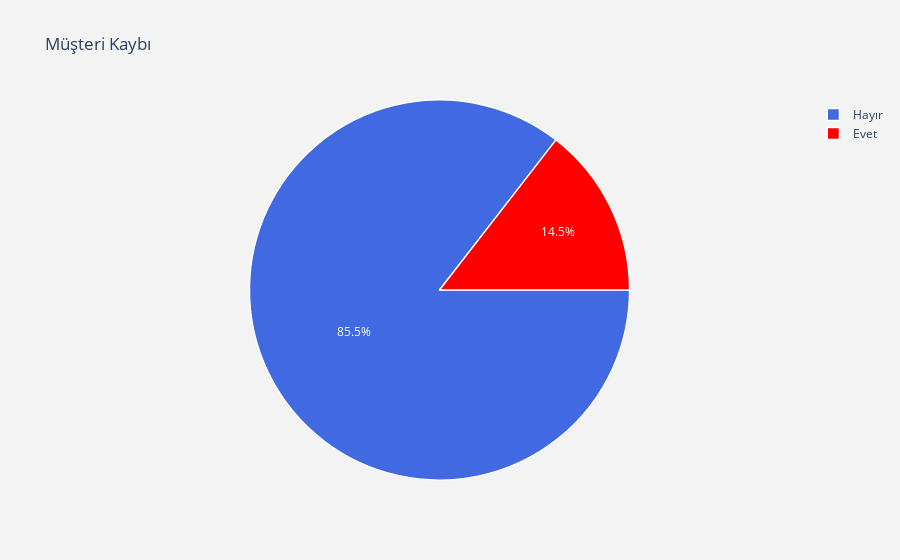

This figure's notebook cell:
### Code cell
val = df["churn"].value_counts().values.tolist()

trace = go.Pie(labels = ['Hayır','Evet'] ,
               values = val ,
               marker = dict(colors =  [ 'royalblue' ,'red'],
                             line = dict(color = "white",
                                         width =  1.3)
                            ),
               rotation = 90,
               hoverinfo = "label+value+text"
              )
layout = go.Layout(dict(title = "Müşteri Kaybı",
                        plot_bgcolor  = "rgb(243,243,243)",
                        paper_bgcolor = "rgb(243,243,243)",
                       )
                  )

data = [trace]
fig = go.Figure(data = data,layout = layout)
py.iplot(fig)

### Figure 1 — Plotly figure (JSON) as saved in the notebook; plotly's stock layout.template omitted (floating-point values rounded to 4 significant figures)
{"data": [{"hoverinfo": "label+value+text", "labels": ["Hayır", "Evet"], "marker": {"colors": ["royalblue", "red"], "line": {"color": "white", "width": 1.3}}, "rotation": 90, "type": "pie", "values": [2850, 483]}], "layout": {"paper_bgcolor": "rgb(243,243,243)", "plot_bgcolor": "rgb(243,243,243)", "title": {"text": "Müşteri Kaybı"}}}
